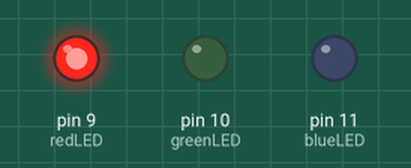
Simulated run of this sketch. Board: Arduino Uno, built with avr-gcc and run on an emulated ATmega328P. Shown: output pins drawn as LEDs (lit = HIGH). What the sketch prints to the serial monitor is not drawn.

Above: at 0.1 s.
At 1.3 s:
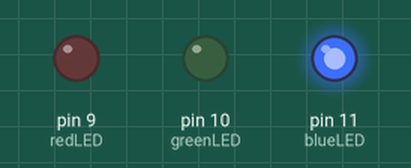
At 2.5 s:
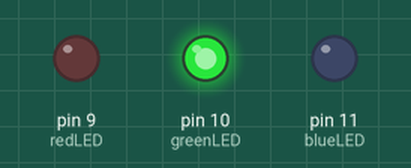
At 4.7 s:
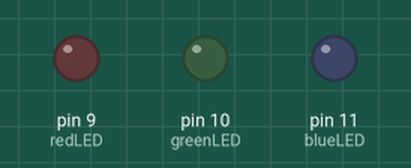
Timing chart, 0 to 6.2 s (numbered marks = the images above):
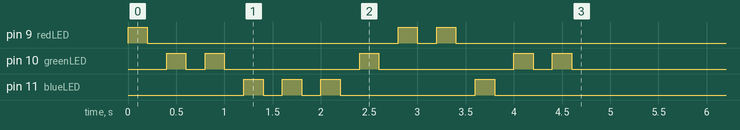

The sketch:

MicroProcessorsLab1.3.ino
```cpp
const int redLED = 9;
const int greenLED = 10;
const int blueLED = 11;

char letters[] = "RGGBBBGRRBGG"; // Example array of letters
int countR = 0, countG = 0, countB = 0;

void setup() {
  // Initialize pins as outputs
  pinMode(redLED, OUTPUT);
  pinMode(greenLED, OUTPUT);
  pinMode(blueLED, OUTPUT);

  // Ensure all LEDs start in the OFF state
  digitalWrite(redLED, LOW);
  digitalWrite(greenLED, LOW);
  digitalWrite(blueLED, LOW);

  // Start the serial monitor for debugging
  Serial.begin(9600);

  // Iterate through the array to count and control LEDs
  for (int i = 0; i < sizeof(letters) - 1; i++) {
    if (letters[i] == 'R') {
      countR++;
      digitalWrite(redLED, HIGH);
      delay(200); // Turn on the LED briefly
      digitalWrite(redLED, LOW);
    } else if (letters[i] == 'G') {
      countG++;
      digitalWrite(greenLED, HIGH);
      delay(200);
      digitalWrite(greenLED, LOW);
    } else if (letters[i] == 'B') {
      countB++;
      digitalWrite(blueLED, HIGH);
      delay(200);
      digitalWrite(blueLED, LOW);
    }
    delay(200);
  }

  // Display the counts in the serial monitor
  Serial.println("Counts:");
  Serial.print("R: ");
  Serial.println(countR);
  Serial.print("G: ");
  Serial.println(countG);
  Serial.print("B: ");
  Serial.println(countB);
}

void loop() {
  // Nothing to do in loop
}
```
